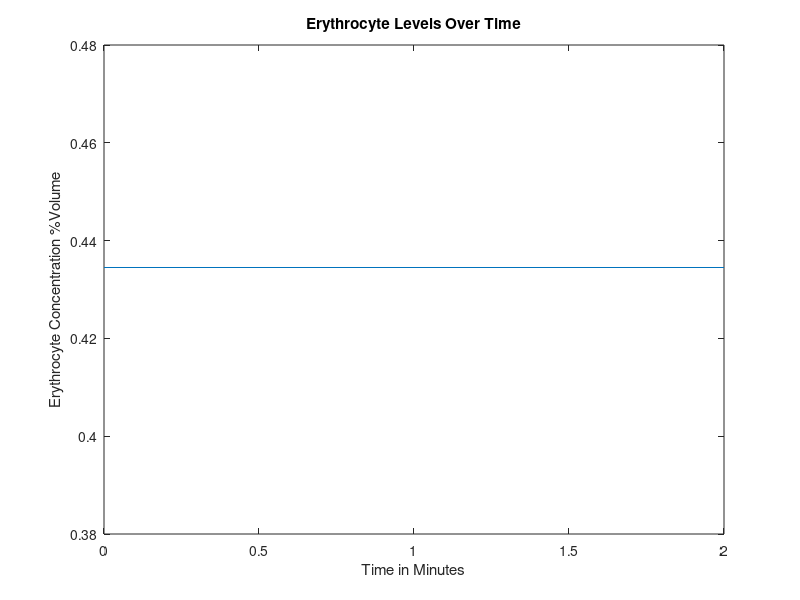
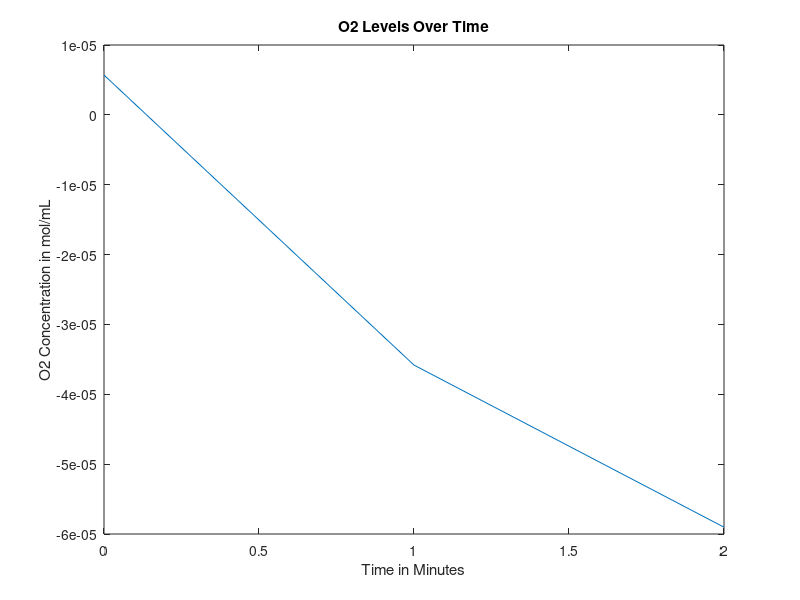
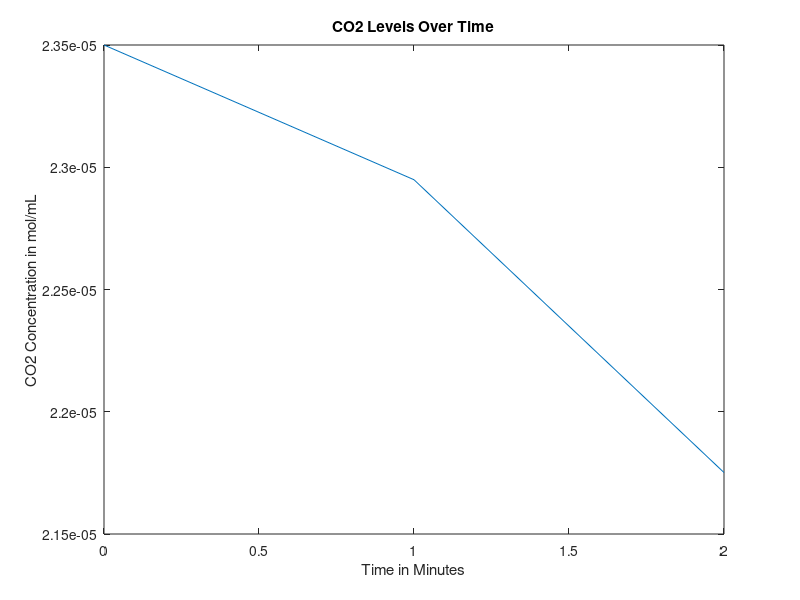
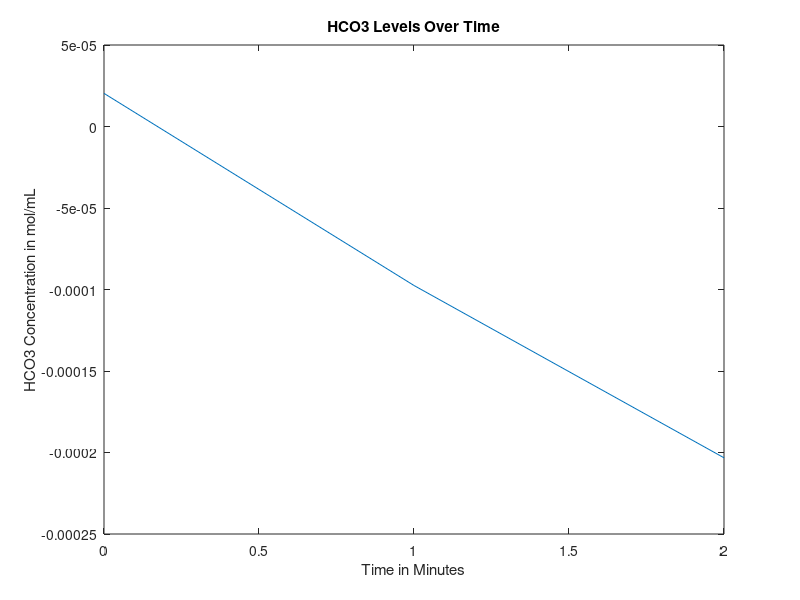

Write the MATLAB code that produced these figures, in order.
function mainfunction()

age = 30; %Age in years
gender = 0; %Gender, 0=male, 1=female
mass = 70; %Weight in kg
anemia = 0; %Is the patient anemic? 1 if yes, 0 if no

RQ=0.825;%reaction quotients for the general body and 
RQheart=0.7;

    if (40>=age)&&(age>0) %if/else statement that sets heart rate based on age, in bpm
        heartrate = 60;  
    else
        heartrate=70;
    end

    
%Intake of various nutrients
carbs=130;
calciumintake=1000;
sodiumintake=500;

if gender==1
    ironintake=18;
else
    ironintake=8;
end

bloodweight=0.07*mass; %sets mass of blood in the body based on percentage composition of blood and bodyweight


%SV=mass; %stroke volume, blood pumped out of heart per beat in mL

bloodflow0 = 1000*bloodweight/1.06; %blood flow out of heart per minute in mL, divided by density of 1.06 g/mL (steady state value)

% cvector = concentration vector, [cE, cNa, cCa, cIron, cGlucose, cO2,
% cCO2, cHCO3], where c = "concentration of", and the letters are our
% components


    if gender == 0 %if loop sets volume percentage of red blood cells based on gender
   cE = 0.4345;
    elseif gender == 1
   cE = 0.402;  
    end
 
%set concentration of O2 and CO2 in mol/mL at BTP in venous blood
cO2 = 0.00000569745;
cCO2 = 0.0000235;
%concentration of bicarbonate in venous blood, in mol/L
cHCO3 = 0.00002033;
%concnetartion of glucose in mol/mL
cGlucose = 0.0000055;
%Na concentration in mol/mL
cNa = 0.000137;
%Concentration of Ca in mol/mL
cCa = 0.00000118;
%Concentration of iron in mol/mL
cIron = 0.00012592;

cvector0 = [cE cO2 cCO2 cHCO3 cGlucose cNa cCa cIron]; %concentration in the blood, in moles? mL/mL of blood

cEtrack=[cvector0(1)];
cO2track=[cvector0(2)];
cCO2track=[cvector0(3)];
cHCO3track=[cvector0(4)];
cGlucosetrack=[cvector0(5)];
cNatrack=[cvector0(6)];
cCatrack=[cvector0(7)];
cIrontrack=[cvector0(8)];

for loop=1:2
%Run initial venous blood through the heart
[bloodflow, cvector] = lungs(bloodflow0, cvector0);
%Run blood from lungs to the heart
[bloodflow, cvector1] = heart(bloodflow, cvector, mass);
%These three values are the blood flows that go from the heart to each
%organ





if (18<=age) && (age<50)
   LW=452+16.34*mass+11.85*age-166*gender;
else
   LW=1390+15.94*mass-12.86*age;
end

%Volumetric flow rate in and out of liver (mL/min)
%Vi=Vj=V=100mL/min per 100g liver
%Blood flow distribution will change during iron deficiency anemia but we
%don't have a function modeling this yet
V=LW;






BFbraini=0.15*bloodflow;
BFliveri=V;
BFotherbloodi=bloodflow-BFbraini-0.3*BFliveri;
%Process each of these three blood flows in their respective organs
[BFbrainj, cvectorbrainj] = brain(BFbraini, cvector1, mass);
[BFotherbloodj, cvectorotherbloodj] = otherblood(BFotherbloodi, cvector1, carbs, calciumintake, sodiumintake, ironintake); 

Mvectorotherbloodliver=0.7*V*cvectorotherbloodj;
Mvectorheart=0.3*V*cvector1;
cvectorliverin=(Mvectorotherbloodliver+Mvectorheart)/V;

[BFliverj, cvectorliverj] = liver(BFliveri,cvectorliverin,gender,mass,LW);
%Redirect blood from liver to other blood and mix the two
Mvectorotherbloodj=(cvectorotherbloodj*(BFotherbloodj-0.7*V))+(cvectorliverj*BFliverj);
%Add the blood flow from other blood and liver to get new blood volume
BFotherbloodj=BFotherbloodj-0.7*V+BFliverj;
%Do a weighted average to get a new cvector
cvectorotherbloodj=Mvectorotherbloodj/BFotherbloodj;
%Send 25% of the blood flow to the kidneys
BFkidneyi=0.25*(BFbrainj+BFotherbloodj);
%Subtract blood sent to kidneys from other blood 
BFotherbloodj=BFotherbloodj-BFkidneyi;
%Have the kidneys process the blood they receive
[BFkidneyj, cvectorkidneyj] = kidney(BFkidneyi, cvectorotherbloodj,RQ);
%Send blood processed in kidneys back to other blood, pool with brain, create Mvector
Mvectorotherblood=(BFotherbloodj*cvectorotherbloodj)+(BFkidneyj*cvectorkidneyj)+(BFbrainj*cvectorbrainj);
%Reset the bloodflow back into the lungs to the blood flow we just computed
bloodflow0=BFotherbloodj+BFkidneyj+BFbrainj;
%Recompute cvector0 by dividing Mvectorotherblood by bloodflow0
cvector0=Mvectorotherblood/bloodflow0;

cEtrack=[cEtrack cvector0(1)];
cO2track=[cO2track cvector0(2)];
cCO2track=[cCO2track cvector0(3)];
cHCO3track=[cHCO3track cvector0(4)];
cGlucosetrack=[cGlucosetrack cvector0(5)];
cNatrack=[cNatrack cvector0(6)];
cCatrack=[cCatrack cvector0(7)];
cIrontrack=[cIrontrack cvector0(8)];

end

figure
plot(0:loop(end),cEtrack)
title('Erythrocyte Levels Over Time')
xlabel('Time in Minutes')
ylabel('Erythrocyte Concentration %Volume')

figure 
plot(0:loop(end),cO2track)
title('O2 Levels Over Time')
xlabel('Time in Minutes')
ylabel('O2 Concentration in mol/mL')

figure 
plot(0:loop(end),cCO2track)
title('CO2 Levels Over Time')
xlabel('Time in Minutes')
ylabel('CO2 Concentration in mol/mL')

figure 
plot(0:loop(end),cHCO3track)
title('HCO3 Levels Over Time')
xlabel('Time in Minutes')
ylabel('HCO3 Concentration in mol/mL')

figure 
plot(0:loop(end),cGlucosetrack)
title('Glucose Levels Over Time')
xlabel('Time in Minutes')
ylabel('Glucose Concentration in mol/mL')

figure
plot(0:loop(end),cNatrack)
title('Na Levels Over Time')
xlabel('Time in Minutes')
ylabel('Na Concentration in mol/mL')

figure
plot(0:loop(end),cCatrack)
title('Ca Levels Over Time')
xlabel('Time in Minutes')
ylabel('Ca Concentration in mol/mL')

figure
plot(0:loop(end),cIrontrack)
title('Iron Levels Over Time')
xlabel('Time in Minutes')
ylabel('Iron Concentration in mol/mL')





end




function [bloodout, Cout] = lungs(vblood, Cvector)
    % This function finds the output terms for each component coming out of
    % the lungs.
    % Input: W = weight;
    %        Cvector - vector containing initial concentrations of each component
    %        entering heart
    % Output: Cout - vector containing final concentrations of each
    %         component leaving heart
    
    % Finding volumetric flow rate of blood (volumetric flow rate of blood
    % in = out)
%     mblood = 0.07*W; %in kg
%     pblood = 1.06; %in kg/L %this value is dependent on other factors - can we use it? should we use 1?
%     vblood = mblood/pblood; %in L/min
    
    Cout = [];
    % Finding volumetric flow rate out of oxygen
    CiO2 = 0.000001964637; %5mL/100mL becomes .000001964637 mol
    %CdeoxygenatedO2 = 0.16; %from graph and partial pressure of oxygen in entering deoxygenated blood being...
                            %40 mmHg (this might also depend on hemoglobin)
    nO2i = vblood*(Cvector(2)+CiO2); %O2 in, mL/min
    nO2cons = .0002082515; %5.3 mL/min becomes .0002082515 mol/min
    nO2j = nO2i - nO2cons; %O2 out, mol/min
    Cout(2) = nO2j/vblood; %mol/mL
    
    % Finding volumetric flow rate out of carbon dioxide
    nCO2i = vblood*Cvector(3);
    nCO2cons = vblood*(.0000015716531); %vblood(mL/min) and concentration of blood consumed (mol/mL)
    %CjCO2 = 0.48; %48 mL/100 mL, should be dependent on hemoglobin, oxygen, things like that
    nCO2j = nCO2i - nCO2cons; %CO2 out, L/min
    Cout(3) = nCO2j/vblood;
    
    % Finding volumetric flow rate out of bicarbonate
    rHCO3CO2 = Cvector(4)/Cvector(3); %ratio of bicarbonate to carbon dioxide in blood leaving lungs
    nHCO3j = rHCO3CO2*nCO2j; %HCO3 out, mol/min
    Cout(4) = nHCO3j/vblood;
    
    % Finding volumetric flow rate out of calcium
    Cout(7) = Cvector(7); %calcium out, L/min
    
    % Finding volumetric flow rate out of iron
%      Cerythrocytes = 0.45; %45 mL/100 mL, this concentration changes depending on hemoglobin, but we need...
% %                           %to figure out this relationship
%      Chemoglobin = 0.335; %g/mL, this concentration also changes, but maybe only depending on demographics
% %                          %and anemia
%     Mhemoglobin = 65000; %g/mol
%     MFe = 55.845; %g/mol
%     CFe = (MFe*Chemoglobin*Cerythrocytes)/Mhemoglobin;
%     vFej = vblood*CFe; %iron out, L/min

    Cout(8) = Cvector(8); %iron concentration doesn't change in lungs?
    % Finding volumetric flow rate out of sodium
    Cout(6) = Cvector(6); %sodium out, L/min
    
    % Finding volumetric flow rate out of erythrocytes
    %vErythrocytesj = vblood*Cerythrocytes; %erythrocytes out, L/min, once again this concentration changes
    Cout(1) = Cvector(1);
    
    % Finding volumetric flow rate out of glucose
%     Chemoglobinblood = Chemoglobin*Cerythrocytes; %concentration of hemoglobin in blood, g/mL
%     Chemoglobinbloodmol = Chemoglobinblood/Mhemoglobin; %concentration of hemoglobin in blood, mol/mL
%     CO2bloodmol = 4*Chemoglobinbloodmol; %concentration of oxygen in blood dependent on this value of...
%                                          %hemoglobin, mol/mL
    %nO2cons = CO2bloodmol*vblood*1000; %molar flow rate of oxygen consumed, mol/min - can we somehow...
                                       %convert this into mL/min to get a
                                       %more accurate value of oxygen
                                       %consumed in the oxygen accounting
                                       %equation?
    nglucosecons = 6*nO2cons; %molar flow rate of glucose consumed, mol/min
%     Mglucose = 180.18; %g/mol
%     mglucosecons = nglucosecons*Mglucose; %g/min
%     pglucose = 1560; %g/L, is this what other people are using?
%     vglucosecons = mglucosecons/pglucose; %L/min
    nGlucosei = Cvector(5)*vblood;
    nGlucosej = nGlucosei - nglucosecons; %molar flow rate of glucose out, mol/min
    Cout(5) = nGlucosej/vblood;
    bloodout = vblood;
end
    
    %*thoughts I had while coding that we should consider: putting in
    %checks to make sure outflows that go directly to the next organ are
    %the same as those inflows - if they're not the same, find the problem
    %and/or change it to be the same
    % make sure everyone codes volumetric flow rate of blood and density of
    % blood in the same way





function [bloodflowj, cvectorj] = brain(bloodflowi, cvectori, mass)
%Blood volume conserved
bloodflowj=bloodflowi;

brainmass=0.02*mass*1000; %gives brain mass in grams as 2% body mass
Mvector=bloodflowi*cvectori;
%Create a null vector for cvectorj
cvectorj=zeros(1,8);
%Sets inflows equal to outflows for erythrocytes, Na, Ca, Iron
cvectorj(1)=cvectori(1);
cvectorj(6)=cvectori(6);
cvectorj(7)=cvectori(7);
cvectorj(8)=cvectori(8);

%Consume oxygen at 3.5 mL (in moles) per gram per minute
MO2j=Mvector(2)-0.0001375246*brainmass;
%Consume glucose at a rate of 120g/day
MGlucosej=Mvector(5)-(0.6660746/86400);%moles of glucose in - glucose requirements per day in moles/minutes in the day
%Calculate CO2 produced based on glucose consumed via respiration equation
MCO2j=Mvector(3)+6*(0.6660746/86400);
%Calculate HCO3 made when the CO2 is produced
rHCO3CO2=19.3/21.5; %ratio of bicarbonate to carbon dioxide in blood leaving lungs
HCO3j=Mvector(4)+rHCO3CO2*6*(0.6660746/86400);

%Calculate values above as concentrations and add them to cvectorj
cvectorj(2)=MO2j/bloodflowj;
cvectorj(5)=MGlucosej/bloodflowj;
cvectorj(3)=MCO2j/bloodflowj;
cvectorj(4)=HCO3j/bloodflowj;

end






%I don't know about modeling different conditions based on flow at a
%certain time, would it be better if we used t (for time, i.e. what step we
%are at)
%Also if carbon dioxide concentration changes, then I am pretty sure
%bicarbonate concentration will also change (by how much I'm not sure, I'm
%tired)
function [outflow, Cout] = heart(flow,Cvector,weight)
    % This function finds the output terms for each component coming out of
    % the heart.
    % Input: Cvector - vector containing initial concentrations of each component
    %        entering heart
    %        Flow - number that represents volumetric? flow of first inlet
    %        stream from lungs to heart
    % Output: Cout - vector containing final concentrations of each
    %         component leaving heart
    
    %how do I account for total blood/blood flow
    %so the Heart has multiple flows to it, but the heart will actually consume only once -- the first time because we are assuming that everything is happening in one heartbeat? 
Cout = [];
    %if flow == Flow1LungsToHeart
    
        % components that don't change:
        
        % Finding concentration out of glucose
Cout(5)=Cvector(5);
% Finding concentration out of erythrocytes
Cout(1)=Cvector(1);
% Finding concentration out of sodium
Cout(6)=Cvector(6);
% Finding concentration out of iron
Cout(8)=Cvector(8);
% Finding concentration out of calcium
Cout(7)=Cvector(7);
% Finding concentration out of bicarbonate, however I think
% bicarbonate will change because the concentration of carbon
% dioxide changes
Cout(4)=Cvector(4);

heartmass = weight*.003;
nO2cons = 32.5*(heartmass/300)*0.0000392927; %mL/min*mol/mL=mol/min
%vblood = (.07*weight)/1.06; %L/min, if the total volumetric blood flow leaving the lungs is the same as volumetric blood flow entering the heart
Cout(2) = (Cvector(2)*flow - nO2cons)/flow;
CO2gen = .7*nO2cons; %using respiratory quotient in the heart
Cout(3) = (Cvector(3)*flow + CO2gen)/flow;

    %components that do change
    % Finding volumetric flow rate out of oxygen
    % Finding volumetric flow rate out of carbon dioxide
    %heartRQ=0.7; %we are assuming that heart muscle cell metabolism comes soley from lipids
    %heartRQ=CO2produced/O2consumed;
    % O2 consumption: 30 - 35 mL/min per 300 g
    %based off of RQ find the CO2produced
    %vO2j=vO2-O2consumed but do units match
    %vCO2j=vCO2 + CO2produced
       
%     else 
%         % no components will change?
%         %Concentration2HeartToOther
%         %Concentration2HeartToBrain
%         %Concentration2HeartToLiver
%         %Concentration3BrainToHeart
%         %Concentration4LiverToHeart
%         %Concentration7OtherToHeart
%         %Concentration8HeartToLungs
%         
%         Cout(5)=Cvector(5);
%         Cout(1)=Cvector(1);
%         Cout(6)=Cvector(6);
%         Cout(8)=Cvector(8);
%         Cout(7)=Cvector(7);
%         Cout(4)=Cvector(4);
%         Cout(3)=Cvector(3);
%         Cout(2)=Cvector(2);
%     end
outflow = flow;
end







function [bloodflowj, cvectorout]=liver(V,cvectori,G,mass,LW)
%This function will deliver output volumetric flow rates for the concentration of
%the 8 components (mol/mLmin) out of the liver
%Input: G=Gender (1 if female, 0 if male)
%W=weight of person (kg); A=age of person (years)
%cvector=[cE,cO2,cCO2,cHCO3,cGlucose,cNa,cCa,cFe)
%Outputs are all in concentration flow rates (mol/mLmin) out

%Initializes cvectorout
cvectorout=[0,0,0,0,0,0,0,0];

%Wet weight of liver (g) due to person's demographics
%LW=Liver weight (g)
%make this into a seperate function if can although i really believe liver
%needs demographic info in



%Calculates concentration flow rate of red blood cells out 
%p=blood density in amount per mL
%Vbody=Volume of body in mL. Calculating assuming 7% of total body weight
%is blood, then divided by density of blood to find volume of blood
%RBCj=raw numerical flow rate of red blood cells out/min
%RBCi=raw numerical flow rate of RBC in/min
%nRBCj=molar flow rate of RBC out/min
%RBCcons=consumption rate of RBC/min 
%No generation of RBC in liver
if G==1
    p=1.2e10; %number of red blood cells per mL of PURE red blood cells
else
    p=1.2e10;
end
    %Calculate volume of the body
    Vbody=0.07*mass*1000/1.056;
    %Calculate the number of RBCs entering liver based on concentration,
    %flow rate, and pure RBC density
    RBCi=p*V*cvectori(1);
    %Consume some based on body size
    RBCcons=5.55555e-6*cvectori(1)*Vbody;%this had vickis original p here, confirm
    %Find pure volume of RBCs we now have based on number and density 
    VRBCj=(RBCi-RBCcons)/p;
    %Calculate volume of plasma that entered
    Vplasma=V*(1-cvectori(1));
    %Calculate new concentrations based on volumeRBCs/total volume
    cvectorout(1)=VRBCj/(VRBCj+Vplasma);
    %Bloodflow out = blood cells out + plasma volume
    bloodflowj=Vplasma+VRBCj;

%Calculates concentration flow rate of O2 out 
%No generation of O2
%nO2i=molar flow rate of O2/min in
%nO2j=molar flow rate of O2/min out
%nO2cons=molar consumption rate of O2/min
nO2i=0.0006286842*LW/100;
nO2cons=0.0002389*LW/100;
nO2j=nO2i-nO2cons;
cvectorout(2)=nO2j/V;

%Calculates concentration flow rate of CO2 out
%nCO2i=molar flow rate of CO2/min in
%nCO2j=molar flow rate of CO2/min out
%nCO2gen=molar flow rate of CO2/min generated
%RQ=Respiratory Quotient=mol CO2 produced/mol O2 consumed
RQ=0.825;
nCO2gen=RQ*nO2cons;
nCO2i=cvectori(3)*V;
nCO2j=nCO2i+nCO2gen;
cvectorout(3)=nCO2j/V;

%Calculates the required intake of protein in grams/min given a
%person's demographic information
%dprotein=daily protein intake in g/day
%protein=protein intake in g/min
dprotein=0.8*mass;
protein=dprotein/1440;

%Calculates the concentration flow rate of Bicarbonate out 
%Assume no generation of bicarbonate
%%Also liver just takes in bicarbonate from the heart and stomach
%1mole bicarbonate ions consumed by liver per 100g protein/day=0.06944g/min
nHCO3i=cvectori(4)*V;
nHCO3j=nHCO3i-protein/0.06944;
cvectorout(4)=nHCO3j/V;

%Calculates the concentration flow rate of Na2+ out 
%Assume no generation of Na2+, only in, out, and consumption
%nNai=molar flow rate of sodium in 
%nNacons=molar flow rate of sodium consumed given that 10% of bile salts
%are consumed, approx 600mL are produced per day, and there are 135mM Na+
%ions in bile.
%nNaj=molar flow rate of sodium out
nNacons=9.375e-9;
nNai=cvectori(6)*V;
nNaj=nNai-nNacons;
cvectorout(6)=nNaj/V;

%Calculates the concentration flow rate of Ca2+ out
%Assume no generation nor consumption.
%cCai=concentration flow rate of Ca2+ in mol/Lmin in
%cCaj=concentration flow rate of Ca2+ in mol/Lmin out
cvectorout(7)=cvectori(7);
%Calculates the concentration flow rate of Fe out
%Assume no generation since

%Still need to do Iron and Glucose in Liver
%Placeholder that sets in=out
cvectorout(5)=cvectori(5);
cvectorout(8)=cvectori(8);
end


function [bloodflowj, cvectorj] = kidney(bloodflowi, cvectori, RQ)
T=86400;%Multiplier that scales up the time period of interest to one day (required for glucose equation)
Kidneymass=300; %mass of the kidneys combined in grams

%Initialize all intakes
Mvector=bloodflowi*cvectori;
bloodflowj=bloodflowi;

%Consume relevant compounds to create outlet values

MEj=Mvector(1);
MIronj=Mvector(8);

MO2j=0.85*Mvector(2);
MNaj=(Mvector(6)-(Kidneymass/100)*((10*(25450*(Mvector(2)-MO2j)))-5))/1000;
MCaj=0.98*Mvector(7);
MGlucosej=Mvector(5)-(Mvector(5)*(0.226/((Mvector(5))*T)));
MCO2j=Mvector(3)+((Mvector(2)-MO2j)*RQ);
MHCO3j=Mvector(4)-0.15*(Mvector(4))+(.004/T);

%Recompute all concentrations using original mass of blood and new values

cIronj=MIronj/bloodflowj;
cNaj=MNaj/bloodflowj;
cO2j=MO2j/bloodflowj;
cCO2j=MCO2j/bloodflowj;
cEj=MEj/bloodflowj;
cGlucosej=MGlucosej/bloodflowj;
cHCO3j=MHCO3j/bloodflowj;
cCaj=MCaj/bloodflowj;

cvectorj=[cEj cO2j cCO2j cHCO3j cGlucosej cNaj cCaj cIronj];

end

function [outflow, Cout] = otherblood(flow, Cin, carbs, calciumintake, sodiumintake, ironintake)
Cout = [];
Cout(1) = Cin(1);
Cout(2) = Cin(2);
Cout(3) = Cin(3);
Cout(4) = Cin(4);
Cout(5) = (flow*Cin(5) + (.8*carbs)/180.156)/flow; %130g of carbs, 80 percent is directly translated to glucose, 20% is fructose and galactose which goes to the liver and may be converted to glucose at a later stage so another term is incoming
Cout(6) = (flow*Cin(6) + (sodiumintake/(1000*22.99)))/flow; %500 mg of sodium needed for vital functions so start with sodium intake being 500 mg
Cout(7) = (flow*Cin(7) + (calciumintake*.26)/(1000*40.08))/flow; %calcium intake should be around 1000 mg
Cout(8) = (flow*Cin(8) + (ironintake*.18)/(1000*55.845))/flow;%iron intake will be approximately 8 mg for males and 18 mg for females
outflow = flow;
end

